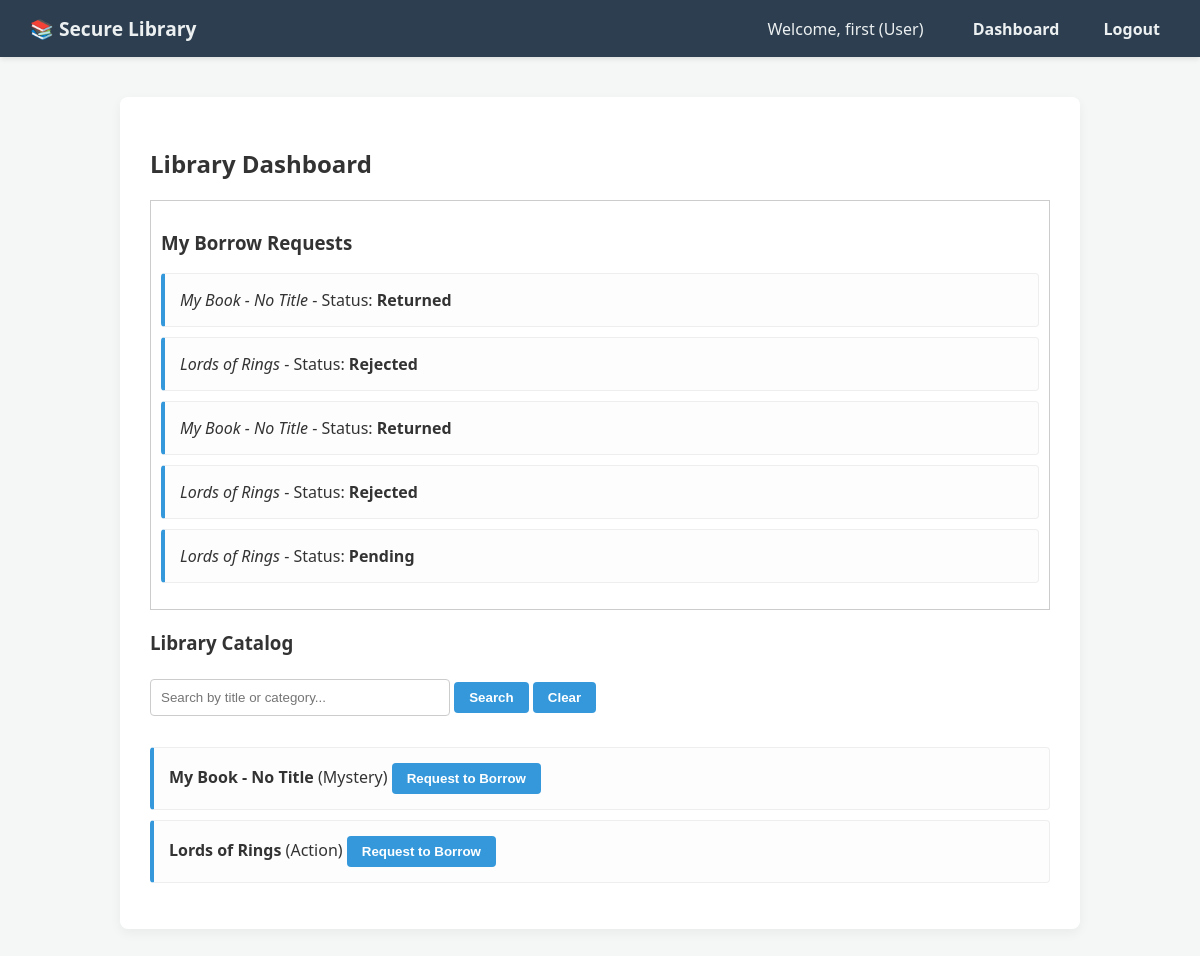
/dashboard (signed in), run on an earlier commit of the app's database.
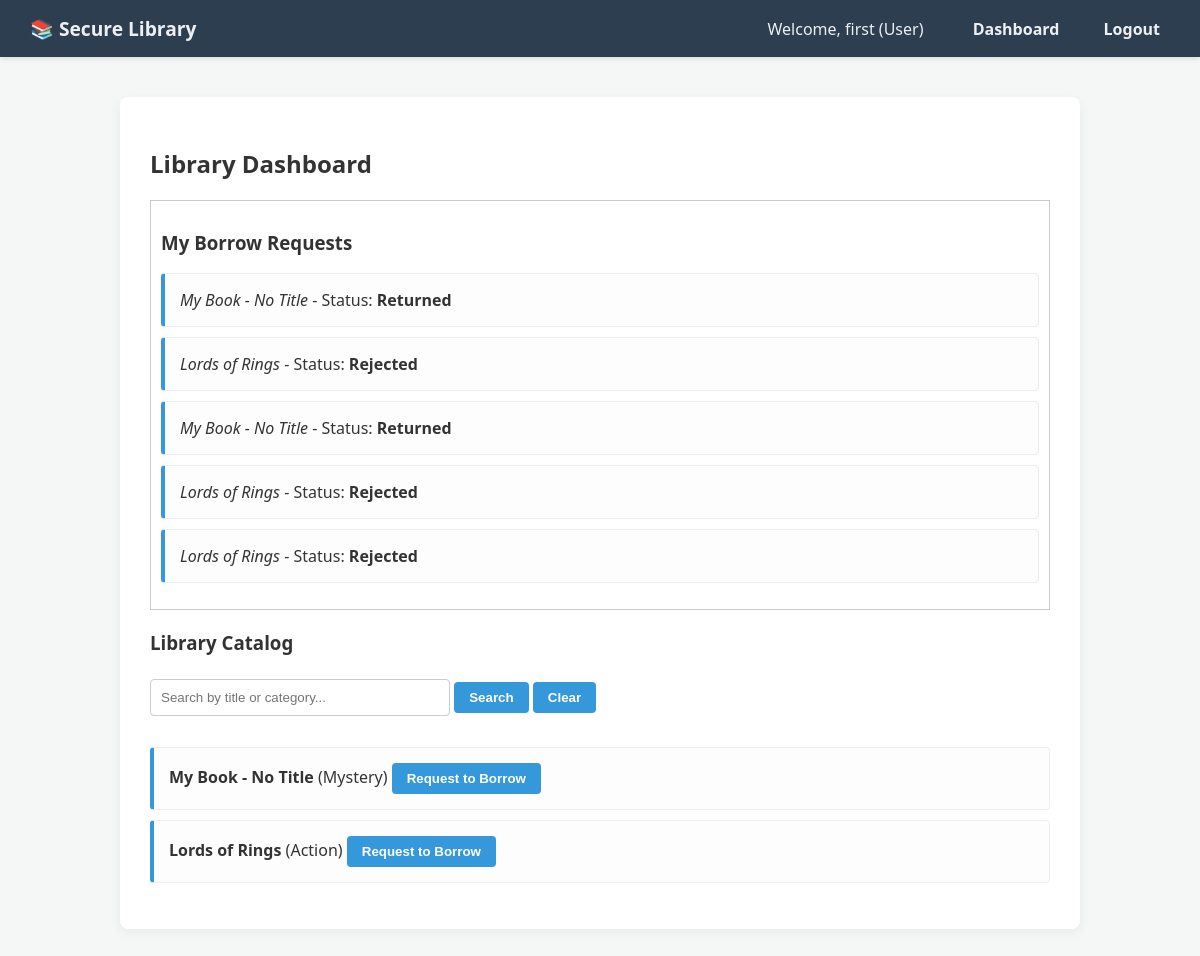
And on a later commit of the database.
### app.py (models this page shows)
class BorrowRequest(db.Model):
    id = db.Column(db.Integer, primary_key=True)
    user_id = db.Column(db.Integer, db.ForeignKey('user.id'), nullable=False)
    book_id = db.Column(db.Integer, db.ForeignKey('book.id'), nullable=False)
    status = db.Column(db.String(50), default='Pending')

class Book(db.Model):
    id = db.Column(db.Integer, primary_key=True)
    title = db.Column(db.String(200), nullable=False)
    category = db.Column(db.String(100), nullable=False)
    is_available = db.Column(db.Boolean, default=True) # NEW: Tracks if the book is in stock

### app.py (the view)
@app.route('/dashboard', methods=['GET'])
@login_required
def dashboard():
    search_query = request.args.get('q', '')
    edit_id = request.args.get('edit_id')
    if search_query:
        books = Book.query.filter(
            (Book.title.ilike(f'%{search_query}%')) |
            (Book.category.ilike(f'%{search_query}%'))
        ).all()
    else:
        books = Book.query.all()
    admin_requests = []
    my_requests = []
    if current_user.role == 'Librarian':
        admin_requests = db.session.query(BorrowRequest, User.email, Book.title)\
            .join(User, BorrowRequest.user_id == User.id)\
            .join(Book, BorrowRequest.book_id == Book.id)\
            .filter(BorrowRequest.status == 'Pending').all()
    else:
        my_requests = db.session.query(BorrowRequest, Book.title)\
            .join(Book, BorrowRequest.book_id == Book.id)\
            .filter(BorrowRequest.user_id == current_user.id).all()
    return render_template('dashboard.html', books=books, search_query=search_query,
                           admin_requests=admin_requests, my_requests=my_requests, edit_id=edit_id)

### app.py (called while the page is built)
@login_manager.user_loader
def load_user(user_id):
    return User.query.get(int(user_id))

@app.after_request
def apply_security_headers(response):
    response.headers['X-Frame-Options'] = 'SAMEORIGIN'
    response.headers['X-Content-Type-Options'] = 'nosniff'
    response.headers['Content-Security-Policy'] = "default-src 'self'; style-src 'self' 'unsafe-inline'"
    return response

### templates/dashboard.html (shortened to what this page needs)
{% extends "base.html" %}
{% block content %}
<h2>Library Dashboard</h2>
{% if current_user.role == 'User' %}
    <div style="border: 1px solid #ccc; padding: 10px; margin-bottom: 20px;">
        <h3>My Borrow Requests</h3>
        <ul>
        {% for req, book_title in my_requests %}
            <li>
                <em>{{ book_title }}</em> - Status: <strong>{{ req.status }}</strong>
            </li>
        {% else %}
            <li>You haven't requested any books yet.</li>
        {% endfor %}
        </ul>
    </div>
{% endif %}
<h3>Library Catalog</h3>
<form method="GET" action="/dashboard" style="margin-bottom: 15px;">
    <input type="text" name="q" placeholder="Search by title or category..." value="{{ search_query }}">
    <button type="submit">Search</button>
    <a href="/dashboard"><button type="button">Clear</button></a>
</form>
<ul>
{% for book in books %}
    <li>
        {% if edit_id and edit_id|int == book.id and current_user.role == 'Librarian' %}
            <form method="POST" action="/edit_book/{{ book.id }}" style="display:inline;">
                <input type="hidden" name="csrf_token" value="{{ csrf_token() }}"/>
                <input type="text" name="title" value="{{ book.title }}" required>
                <input type="text" name="category" value="{{ book.category }}" required>
                <button type="submit" style="color: green;">Save</button>
                <a href="/dashboard"><button type="button">Cancel</button></a>
            </form>
        {% else %}
            <strong>{{ book.title }}</strong> ({{ book.category }})
            {% if current_user.role == 'User' %}
                {% if book.is_available %}
                    <form method="POST" action="/borrow/{{ book.id }}" style="display:inline;">
                        <button type="submit">Request to Borrow</button>
                    </form>
                {% else %}
                    <span style="color: gray; font-style: italic; margin-left: 10px;">(Checked Out)</span>
                {% endif %}
            {% endif %}
        {% endif %}
    </li>
{% else %}
    <li>No books found.</li>
{% endfor %}
</ul>
{% endblock %}

What changed in the data, as far as the page shows it:
changed BorrowRequest (number 5 of 5 on the later page): status "Pending" → "Rejected"
